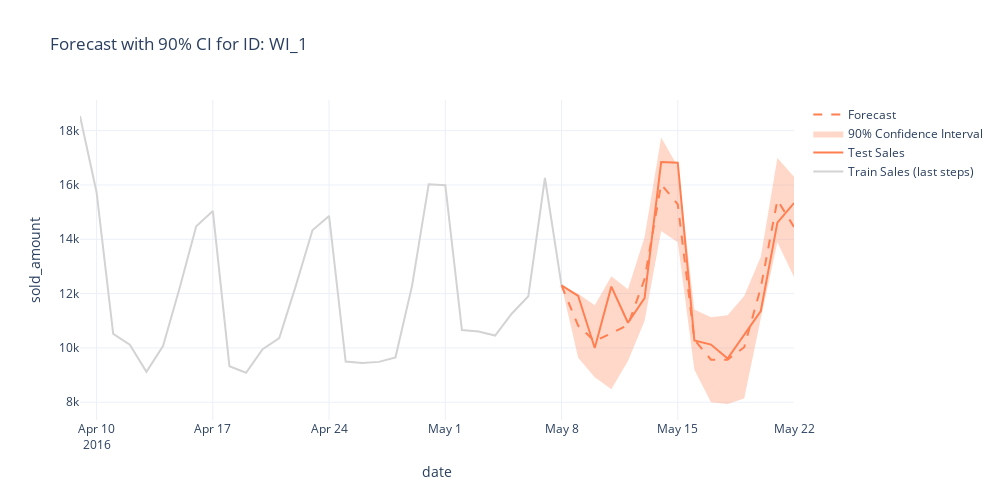

The code cell stored with this chart in its notebook:
### Code cell
rnd_id = np.random.choice(scores_per_ts_df[id_col].unique())

plot_forecast_with_ci(
    forecasts_enr_df, 
    column_id=id_col,
    column_date=time_col,
    column_target=target_col,
    column_forecast="TimeGPT",
    uid=rnd_id, 
    model_name="TimeGPT",
    level=90, 
    train_tail=30
    )
